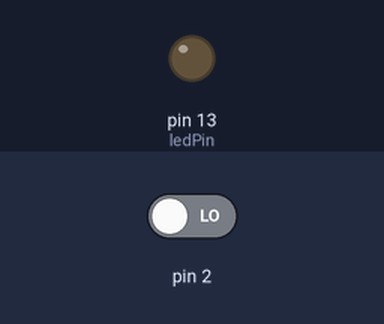
Recording of a sketch running on a simulated Arduino Uno, built with avr-gcc and run on an emulated ATmega328P. On the bench: output pins drawn as LEDs (lit = HIGH). The test bench sets the inputs (shaded band); at power-on: pin 2 LOW.

Above: at 1.2 s.
1.3 s: pin 2 driven HIGH
At 2.3 s:
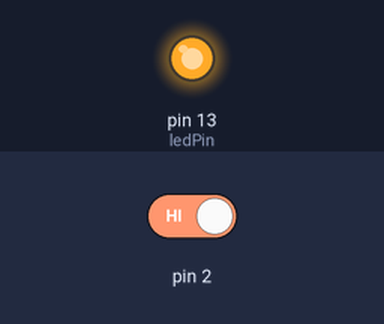
Timing chart, 0 to 6.5 s (numbered marks = the images above; inputs shaded):
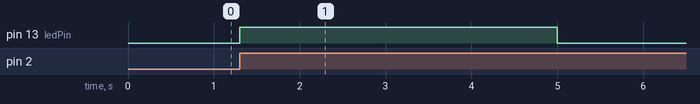

The sketch:

interrupt_base.ino
```cpp
// sketch 03_01_interrupts

int ledPin = 13;

void setup()
{
  pinMode(ledPin, OUTPUT);
  attachInterrupt(0, eventoAttivo, RISING); // 0 e' l'interrupt numero 0
      // connesso al PIN D2, l'interrupt 1 e' connesso al PIN D3
      // eventoAttivo : nome della funzione da richiamare
      // per un ISRs e' sempre VOID
      // LOW | RISING | FALLIN | CHANGE | HIGH
}

void loop()
{
  // Varie altre cose che da cui non dipende la gestione dell'interrupt
  delay(5000);
  digitalWrite(ledPin,LOW);
}

void eventoAttivo() // Sempre VOID
{
  digitalWrite(ledPin, HIGH);
}
```

Measured:
- after the input at 1.3 s, pin 13 (ledPin): LOW → HIGH at once, → LOW 3.7 s later
